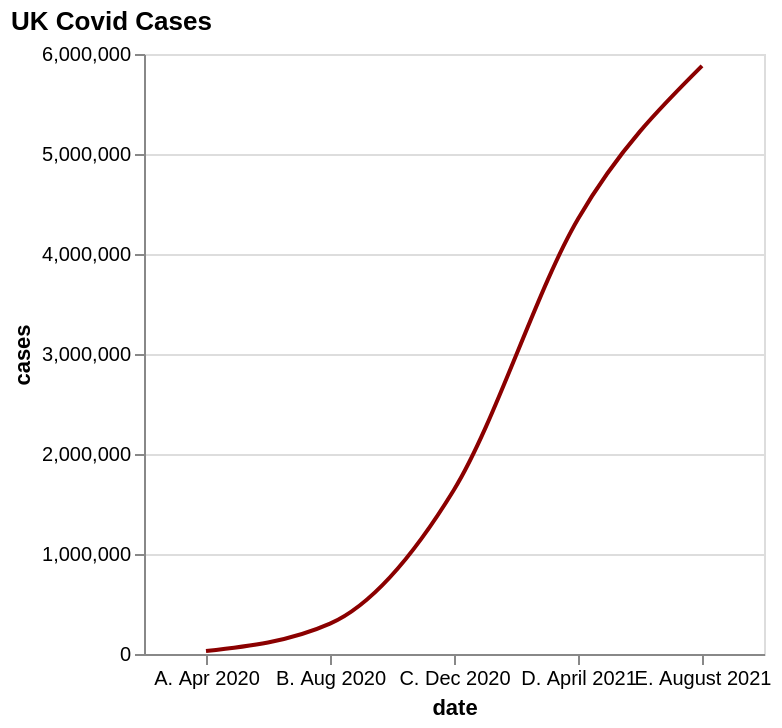

Vega-Lite specification stored for this chart:
### Vega-Lite specification from a JSON file in a GitHub repository (floating-point values rounded to 4 significant figures)
{"$schema": "https://vega.github.io/schema/vega-lite/v5.json", "description": "A simple bar chart with embedded data.", "title": {"text": "UK Covid Cases", "anchor": "start", "color": "black"}, "height": 300, "width": 310, "data": {"values": [{"date": "A. Apr 2020", "cases": 30088}, {"date": "B. Aug 2020", "cases": 303942}, {"date": "C. Dec 2020", "cases": 1643086}, {"date": "D. April 2021", "cases": 4350266}, {"date": "E. August 2021", "cases": 5880667}]}, "mark": {"type": "line", "interpolate": "monotone", "color": "darkred"}, "encoding": {"x": {"field": "date", "type": "nominal", "axis": {"labelAngle": 0}}, "y": {"field": "cases", "type": "quantitative"}}}
